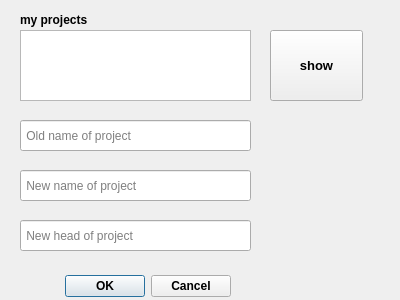
<?xml version="1.0" encoding="UTF-8"?>
<ui version="4.0">
 <class>Dialog_edit_project</class>
 <widget class="QDialog" name="Dialog_edit_project">
  <property name="geometry">
   <rect>
    <x>0</x>
    <y>0</y>
    <width>400</width>
    <height>300</height>
   </rect>
  </property>
  <property name="windowTitle">
   <string>Dialog</string>
  </property>
  <widget class="QDialogButtonBox" name="buttonBox">
   <property name="geometry">
    <rect>
     <x>-110</x>
     <y>270</y>
     <width>341</width>
     <height>32</height>
    </rect>
   </property>
   <property name="font">
    <font>
     <bold>true</bold>
    </font>
   </property>
   <property name="orientation">
    <enum>Qt::Horizontal</enum>
   </property>
   <property name="standardButtons">
    <set>QDialogButtonBox::Cancel|QDialogButtonBox::Ok</set>
   </property>
  </widget>
  <widget class="QListWidget" name="list_my_project">
   <property name="geometry">
    <rect>
     <x>20</x>
     <y>30</y>
     <width>231</width>
     <height>71</height>
    </rect>
   </property>
  </widget>
  <widget class="QPushButton" name="btn_show">
   <property name="geometry">
    <rect>
     <x>270</x>
     <y>30</y>
     <width>93</width>
     <height>71</height>
    </rect>
   </property>
   <property name="font">
    <font>
     <pointsize>10</pointsize>
     <bold>true</bold>
    </font>
   </property>
   <property name="text">
    <string>show</string>
   </property>
  </widget>
  <widget class="QLabel" name="label">
   <property name="geometry">
    <rect>
     <x>20</x>
     <y>10</y>
     <width>91</width>
     <height>20</height>
    </rect>
   </property>
   <property name="font">
    <font>
     <bold>true</bold>
    </font>
   </property>
   <property name="text">
    <string>my projects</string>
   </property>
  </widget>
  <widget class="QLineEdit" name="input_old_name">
   <property name="geometry">
    <rect>
     <x>20</x>
     <y>120</y>
     <width>231</width>
     <height>31</height>
    </rect>
   </property>
   <property name="placeholderText">
    <string> Old name of project</string>
   </property>
  </widget>
  <widget class="QLineEdit" name="input_head_of_project">
   <property name="geometry">
    <rect>
     <x>20</x>
     <y>220</y>
     <width>231</width>
     <height>31</height>
    </rect>
   </property>
   <property name="placeholderText">
    <string> New head of project</string>
   </property>
  </widget>
  <widget class="QLineEdit" name="input_new_name">
   <property name="geometry">
    <rect>
     <x>20</x>
     <y>170</y>
     <width>231</width>
     <height>31</height>
    </rect>
   </property>
   <property name="placeholderText">
    <string> New name of project</string>
   </property>
  </widget>
 </widget>
 <resources/>
 <connections>
  <connection>
   <sender>buttonBox</sender>
   <signal>accepted()</signal>
   <receiver>Dialog_edit_project</receiver>
   <slot>accept()</slot>
   <hints>
    <hint type="sourcelabel">
     <x>248</x>
     <y>254</y>
    </hint>
    <hint type="destinationlabel">
     <x>157</x>
     <y>274</y>
    </hint>
   </hints>
  </connection>
  <connection>
   <sender>buttonBox</sender>
   <signal>rejected()</signal>
   <receiver>Dialog_edit_project</receiver>
   <slot>reject()</slot>
   <hints>
    <hint type="sourcelabel">
     <x>316</x>
     <y>260</y>
    </hint>
    <hint type="destinationlabel">
     <x>286</x>
     <y>274</y>
    </hint>
   </hints>
  </connection>
 </connections>
</ui>
